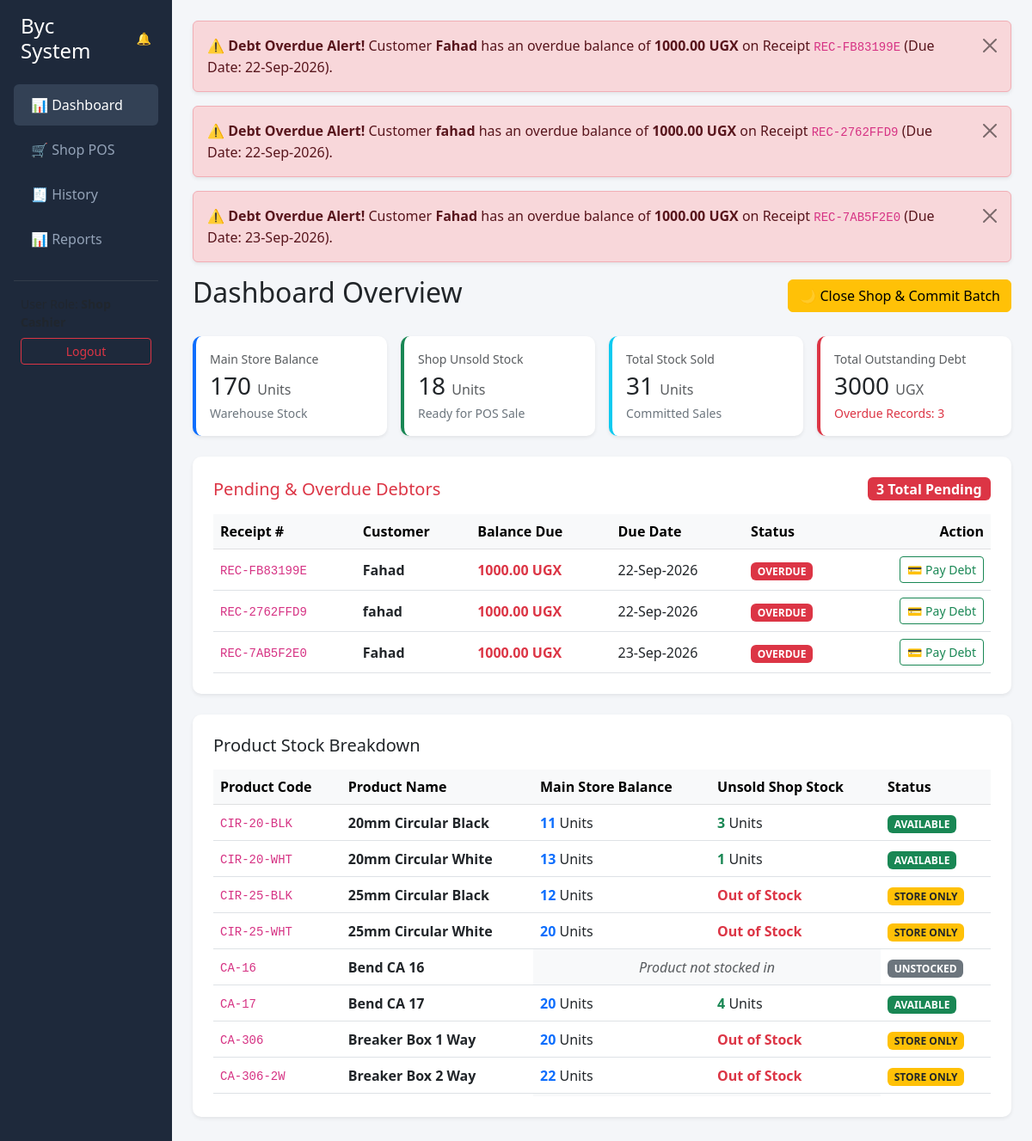
The page / (signed in) on the database as committed earlier.
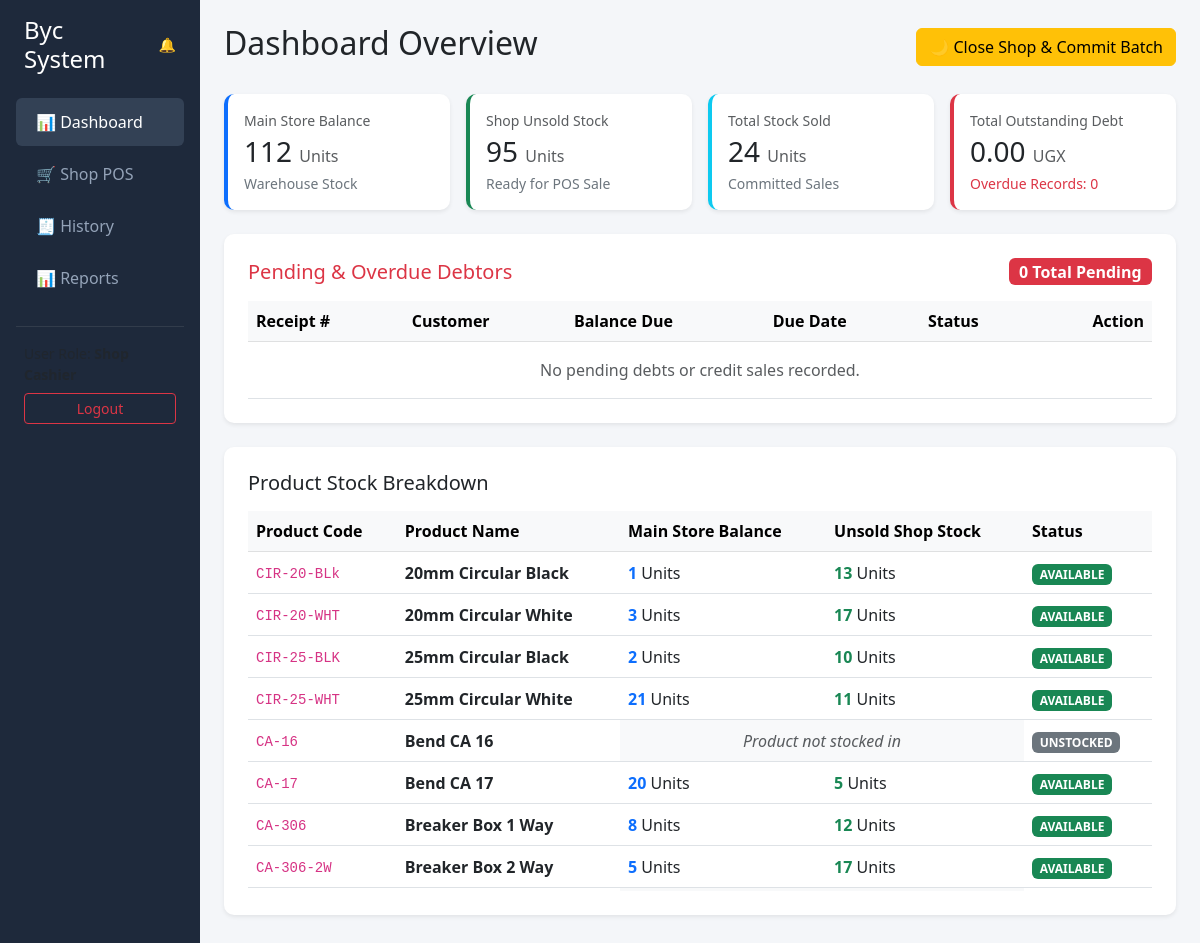
The same page on the database as committed later.
### core/models.py (models this page shows, shortened)
class Sale(models.Model):
    STATUS_CHOICES = (
        ('COMPLETED', 'Completed'),
        ('PENDING', 'Pending Payment'),
        ('REFUNDED', 'Refunded'),
    )
    receipt_number = models.CharField(max_length=50, unique=True, editable=False)
    customer = models.ForeignKey(Customer, on_delete=models.SET_NULL, null=True, blank=True)
    customer_name_raw = models.CharField(max_length=150, blank=True)
    total_amount = models.DecimalField(max_digits=12, decimal_places=2, default=0.00)
    amount_paid = models.DecimalField(max_digits=12, decimal_places=2, default=0.00)
    balance_due = models.DecimalField(max_digits=12, decimal_places=2, default=0.00)
    payment_status = models.CharField(max_length=20, choices=STATUS_CHOICES, default='COMPLETED')
    due_date = models.DateField(null=True, blank=True)
    cashier = models.ForeignKey(User, on_delete=models.SET_NULL, null=True)
    is_committed = models.BooleanField(default=False)
    is_refunded = models.BooleanField(default=False)
    refunded_at = models.DateTimeField(null=True, blank=True)
    created_at = models.DateTimeField(auto_now_add=True)
    @property
    def is_overdue(self):
        if self.payment_status == 'PENDING' and self.due_date and not self.is_refunded:
            return date.today() >= self.due_date
        return False

class Product(models.Model):
    product_code = models.CharField(max_length=50, unique=True)
    product_name = models.CharField(max_length=150)
    category = models.CharField(max_length=100, blank=True, null=True)
    min_stock_level = models.PositiveIntegerField(default=10)
    default_unit_price = models.DecimalField(max_digits=12, decimal_places=2, default=0.00)
    created_at = models.DateTimeField(auto_now_add=True)
    @property
    def main_store_stock(self):
        total_in = self.stockin_set.aggregate(total=models.Sum('quantity'))['total'] or 0
        total_out = self.stockout_set.aggregate(total=models.Sum('quantity'))['total'] or 0
        return total_in - total_out
    @property
    def shop_stock(self):
        total_transferred = self.stockout_set.aggregate(total=models.Sum('quantity'))['total'] or 0
        total_sold = SaleItem.objects.filter(
            product=self,
            sale__is_refunded=False
        ).aggregate(total=models.Sum('quantity'))['total'] or 0
        return total_transferred - total_sold

### core/views.py (the view)
# urls.py: path('', views.dashboard_view, name='dashboard'),
@login_required
def dashboard_view(request):
    products = Product.objects.all().order_by('product_name')
    total_main_store_stock = sum(p.main_store_stock for p in products)
    total_shop_stock = sum(p.shop_stock for p in products)
    total_sales_amount = Sale.objects.filter(is_refunded=False).aggregate(total=Sum('amount_paid'))['total'] or Decimal('0.00')
    total_stock_sold = SaleItem.objects.filter(sale__is_refunded=False).aggregate(total=Sum('quantity'))['total'] or 0
    pending_sales = Sale.objects.filter(balance_due__gt=0, is_refunded=False).order_by('due_date')
    total_pending_credit = pending_sales.aggregate(total=Sum('balance_due'))['total'] or Decimal('0.00')
    overdue_count = pending_sales.filter(due_date__lt=timezone.now().date()).count()
    context = {
        'products': products,
        'total_main_store_stock': total_main_store_stock,
        'total_shop_stock': total_shop_stock,
        'total_sales_amount': total_sales_amount,
        'total_stock_sold': total_stock_sold,
        'total_pending_credit': total_pending_credit,
        'overdue_count': overdue_count,
        'pending_sales': pending_sales[:10],
    }
    return render(request, 'core/dashboard.html', context)

### core/models.py (called while the page is built)
    @property
    def is_warehouse_staff(self):
        return self.is_superuser or self.role in ['main_store', 'admin']

    @property
    def is_cashier(self):
        return self.is_superuser or self.role in ['shop', 'admin']

### core/templates/core/dashboard.html (shortened to what the changed rows need)
{% extends 'core/base.html' %}
{% block content %}
<div id="overdue-alerts-container">
    {% for sale in pending_sales %}
        {% if sale.is_overdue %}
        <div class="alert alert-danger alert-dismissible fade show shadow-sm mb-3" role="alert" id="alert-sale-{{ sale.id }}">
            <strong>⚠️ Debt Overdue Alert!</strong> Customer
            <strong>
                {% if sale.customer %}{{ sale.customer.name }}{% elif sale.customer_name_raw %}{{ sale.customer_name_raw }}{% else %}Walk-in Customer{% endif %}
            </strong>
            has an overdue balance of <strong><span class="alert-balance">{{ sale.balance_due }}</span> UGX</strong> on Receipt <code>{{ sale.receipt_number }}</code> (Due Date: {{ sale.due_date|date:"d-M-Y" }}).
            <button type="button" class="btn-close" data-bs-dismiss="alert" aria-label="Close"></button>
        </div>
        {% endif %}
    {% endfor %}
</div>
<div class="d-flex justify-content-between align-items-center mb-4">
    <h2>Dashboard Overview</h2>
</div>
<div class="row g-3 mb-4">
    <div class="col-md-3">
        <div class="card card-kpi p-3 bg-white border-start border-primary border-4 shadow-sm">
            <h3 class="my-1"><span id="kpi-main-store">{{ total_main_store_stock }}</span> <small class="fs-6 text-muted">Units</small></h3>
        </div>
    </div>
    <div class="col-md-3">
        <div class="card card-kpi p-3 bg-white border-start border-success border-4 shadow-sm">
            <h3 class="my-1"><span id="kpi-shop-stock">{{ total_shop_stock }}</span> <small class="fs-6 text-muted">Units</small></h3>
        </div>
    </div>
    <div class="col-md-3">
        <div class="card card-kpi p-3 bg-white border-start border-info border-4 shadow-sm">
            <h3 class="my-1"><span id="kpi-stock-sold">{{ total_stock_sold }}</span> <small class="fs-6 text-muted">Units</small></h3>
        </div>
    </div>
    <div class="col-md-3">
        <div class="card card-kpi p-3 bg-white border-start border-danger border-4 shadow-sm">
            <h3 class="my-1"><span id="kpi-pending-credit">{{ total_pending_credit }}</span> <small class="fs-6 text-muted">UGX</small></h3>
            <span class="text-danger small">Overdue Records: <span id="kpi-overdue-count">{{ overdue_count }}</span></span>
        </div>
    </div>
</div>
<div class="card card-kpi bg-white p-4 shadow-sm mb-4">
    <div class="d-flex justify-content-between align-items-center mb-3">
        <h5 class="mb-0 text-danger">Pending & Overdue Debtors</h5>
        <span class="badge bg-danger fs-6" id="pending-count-badge">{{ pending_sales|length }} Total Pending</span>
    </div>
    <div class="table-responsive" style="max-height: 320px; overflow-y: auto;">
        <table class="table table-hover align-middle mb-0">
            <thead class="table-light" style="position: sticky; top: 0; z-index: 1;">
                <tr>
                    <th class="bg-light">Receipt #</th>
                    <th class="bg-light">Customer</th>
                    <th class="bg-light">Balance Due</th>
                    <th class="bg-light">Due Date</th>
                    <th class="bg-light">Status</th>
                    <th class="bg-light text-end">Action</th>
                </tr>
            </thead>
            <tbody id="debtors-tbody">
                {% for sale in pending_sales %}
                <tr id="debtor-row-{{ sale.id }}">
                    <td><code>{{ sale.receipt_number }}</code></td>
                    <td>
                        <strong>
                            {% if sale.customer %}
                                {{ sale.customer.name }}
                            {% elif sale.customer_name_raw %}
                                {{ sale.customer_name_raw }}
                            {% else %}
                                Walk-in Customer
                            {% endif %}
                        </strong>
                    </td>
                    <td class="fw-bold text-danger"><span class="sale-balance">{{ sale.balance_due }}</span> UGX</td>
                    <td>{{ sale.due_date|date:"d-M-Y"|default:"N/A" }}</td>
                    <td>
                        {% if sale.is_overdue %}
                            <span class="badge bg-danger">OVERDUE</span>
                        {% else %}
                            <span class="badge bg-warning text-dark">PENDING</span>
                        {% endif %}
                    </td>
                    <td class="text-end">
                        <button class="btn btn-sm btn-outline-success"
                                onclick="openPaymentModal('{{ sale.id }}', '{{ sale.receipt_number }}', '{{ sale.balance_due }}')">
                            💳 Pay Debt
                        </button>
                    </td>
                </tr>
                {% empty %}
                <tr id="no-debtors-row">
                    <td colspan="6" class="text-center text-muted py-3">No pending debts or credit sales recorded.</td>
                </tr>
                {% endfor %}
            </tbody>
        </table>
    </div>
</div>
<div class="card card-kpi bg-white p-4 shadow-sm mb-4">
    <div class="table-responsive" style="max-height: 380px; overflow-y: auto;">
        <table class="table table-hover align-middle mb-0">
            <thead class="table-light" style="position: sticky; top: 0; z-index: 1;">
                <tr>
                    <th class="bg-light">Product Code</th>
                    <th class="bg-light">Product Name</th>
                    <th class="bg-light">Main Store Balance</th>
                    <th class="bg-light">Unsold Shop Stock</th>
                    <th class="bg-light">Status</th>
                </tr>
            </thead>
            <tbody id="product-stock-tbody">
                {% for product in products %}
                <tr id="product-row-{{ product.id }}">
                    <td><code>{{ product.product_code|default:"N/A" }}</code></td>
                    <td><strong>{{ product.product_name }}</strong></td>
                    {% if product.main_store_stock == 0 and product.shop_stock == 0 %}
                        <td colspan="2" class="text-center text-muted fst-italic bg-light">Product not stocked in</td>
                        <td><span class="badge bg-secondary">UNSTOCKED</span></td>
                    {% else %}
                        <td>
                            {% if product.main_store_stock > 0 %}
                                <span class="fw-bold text-primary">{{ product.main_store_stock }}</span> Units
                            {% else %}
                                <span class="text-muted">0 Units</span>
                            {% endif %}
                        </td>
                        <td>
                            {% if product.shop_stock > 0 %}
                                <span class="fw-bold text-success">{{ product.shop_stock }}</span> Units
                            {% else %}
                                <span class="text-danger fw-bold">Out of Stock</span>
                            {% endif %}
                        </td>
                        <td>
                            {% if product.shop_stock > 0 %}
                                <span class="badge bg-success">AVAILABLE</span>
                            {% elif product.main_store_stock > 0 %}
                                <span class="badge bg-warning text-dark">STORE ONLY</span>
                            {% else %}
                                <span class="badge bg-danger">OUT OF STOCK</span>
                            {% endif %}
                        </td>
                    {% endif %}
                </tr>
                {% empty %}
                <tr>
                    <td colspan="5" class="text-center text-muted py-3">No products registered in system yet.</td>
                </tr>
                {% endfor %}
            </tbody>
        </table>
    </div>
</div>
{% endblock %}

Rows that differ between the two databases and show on the page:
no longer on this page (row edited): Sale: customer_name_raw "Fahad", balance_due "1000.00", receipt_number "REC-FB83199E", due_date "22-Sep-2026", payment_status "OVERDUE"
no longer on this page (row edited): Sale: customer_name_raw "fahad", balance_due "1000.00", receipt_number "REC-2762FFD9", due_date "22-Sep-2026", payment_status "OVERDUE"
no longer on this page (row edited): Sale: customer_name_raw "Fahad", balance_due "1000.00", receipt_number "REC-7AB5F2E0", due_date "23-Sep-2026", payment_status "OVERDUE"
changed Product "20mm Circular Black": product_code "CIR-20-BLK" → "CIR-20-BLk"; main_store_stock "11" → "1"; shop_stock "3" → "13"
computed for Product "20mm Circular White": main_store_stock "13" → "3"; shop_stock "1" → "17"
shown differently, row unchanged: Product "25mm Circular Black": main_store_stock "12" → "2"; shop_stock (not shown) → "10"; text "Out of Stock STORE ONLY" → "Units AVAILABLE"
shown differently, row unchanged: Product "25mm Circular White": main_store_stock "20" → "21"; shop_stock (not shown) → "11"; text "Out of Stock STORE ONLY" → "Units AVAILABLE"
computed for Product "Bend CA 17": shop_stock "4" → "5"
shown differently, row unchanged: Product "Breaker Box 1 Way": main_store_stock "20" → "8"; shop_stock (not shown) → "12"; text "Out of Stock STORE ONLY" → "Units AVAILABLE"
shown differently, row unchanged: Product "Breaker Box 2 Way": main_store_stock "22" → "5"; shop_stock (not shown) → "17"; text "Out of Stock STORE ONLY" → "Units AVAILABLE"
Other text that changed with them:
{{ total_main_store_stock }}: "170" → "112"
{{ total_shop_stock }}: "18" → "95"
{{ total_stock_sold }}: "31" → "24"
{{ total_pending_credit }}: "3000" → "0.00"
{{ overdue_count }}: "3" → "0"
{{ pending_sales|length }}: "3" → "0"
text now shown: "No pending debts or credit sales recorded."
